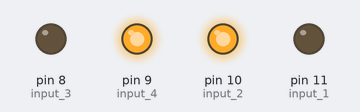
Bench run of a sketch on a simulated Arduino Uno, built with avr-gcc and run on an emulated ATmega328P. On the bench: output pins drawn as LEDs (lit = HIGH).

Above: at 0.1 s.
Timing chart, 0 to 1.6 s (numbered marks = the images above):
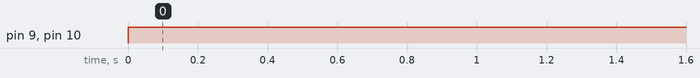

Measured:
- by itself, pin 9 (input_4), pin 10 (input_2): LOW → HIGH at 0.00 s

The sketch:

2_dc_with_h_bridge.ino
```cpp
// C++ code
//
void setup()
{
  	// motor1
	//pinMode(6,OUTPUT); // enableA
  	pinMode(8,OUTPUT); // input 3
  	pinMode(9,OUTPUT); // input 4

  	// motor2
  	//pinMode(5,OUTPUT); // enableB
  	pinMode(11,OUTPUT); // input 1
  	pinMode(10,OUTPUT); // input 2
}

void loop()
{
  digitalWrite(8,LOW);
  digitalWrite(9,HIGH);
  //analogWrite(6,150);

  digitalWrite(11,LOW);
  digitalWrite(10,HIGH);
  //analogWrite(5,150);
}
```
